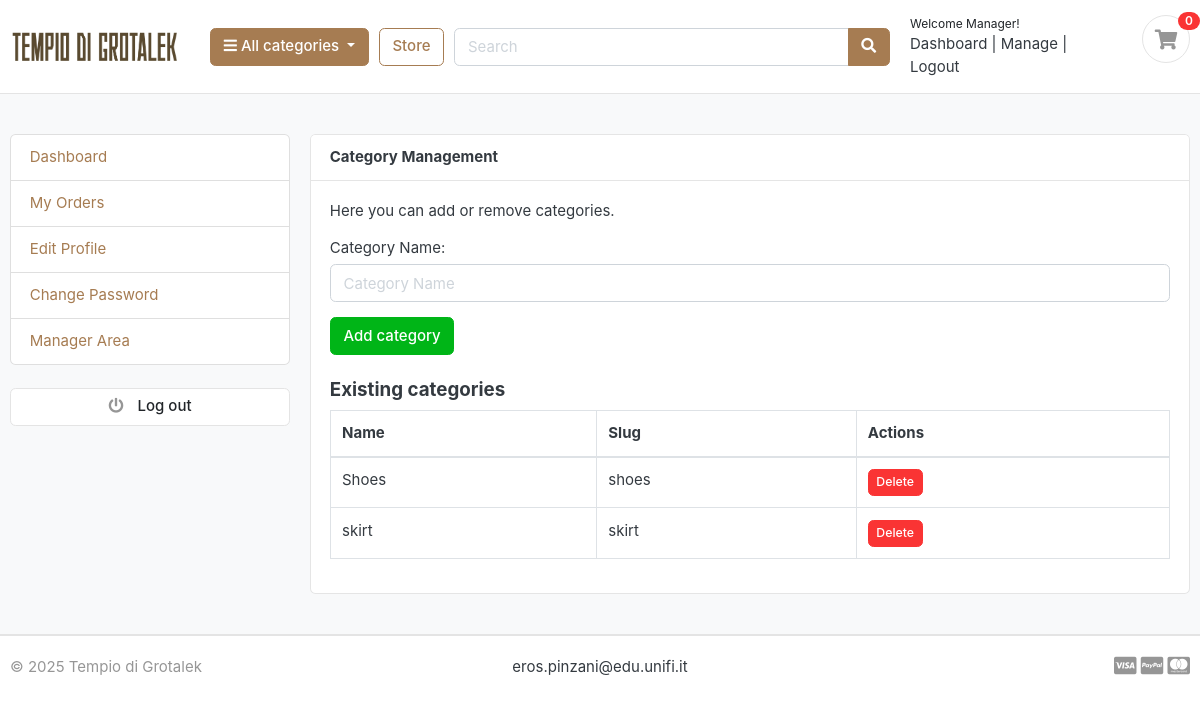
Page /accounts/manager_categories/ (signed in) on the committed database.
### Accounts/models.py (models this page shows, shortened)
class Account(AbstractBaseUser):
    first_name = models.CharField(max_length=50)
    last_name = models.CharField(max_length=50)
    username = models.CharField(max_length=50, unique=True)
    email = models.EmailField(max_length=100, unique=True)
    phone_number = models.CharField(max_length=50)
    date_joined = models.DateTimeField(auto_now_add=True)
    last_login = models.DateTimeField(auto_now_add=True)
    is_admin = models.BooleanField(default=False)
    is_staff = models.BooleanField(default=False)
    is_active = models.BooleanField(default=False)
    is_superadmin = models.BooleanField(default=False)
    is_manager = models.BooleanField(default=False)  # True se utente è manager
    USERNAME_FIELD = 'email'
    REQUIRED_FIELDS = ['username', 'first_name', 'last_name']
    objects = MyAccountManager()

### Category/models.py (models this page shows, shortened)
class Category(models.Model):
    category_name = models.CharField(max_length=50, unique=True)
    slug = models.SlugField(max_length=100, unique=True)
    class Meta:
        verbose_name = 'Category'
        verbose_name_plural = 'Categories'
    def get_url(self):
        return reverse('products_by_category', args=[self.slug])

### Accounts/views.py (the view)
# urls.py: path('manager_categories/', views.manager_categories, name='manager_categories'),
@login_required(login_url='login')
def manager_categories(request):
    if not request.user.is_authenticated or not request.user.is_manager:
        return redirect('dashboard')
    categories = Category.objects.all().order_by('category_name')
    if request.method == 'POST':
        if 'add_category' in request.POST:
            form = CategoryForm(request.POST)
            if form.is_valid():
                category = form.save(commit=False)
                category.slug = slugify(category.category_name)
                category.save()
                messages.success(request, 'Category added successfully.')
                return redirect('manager_categories')
        elif 'delete_category' in request.POST:
            category_id = request.POST.get('category_id')
            category = Category.objects.get(id=category_id)
            category.delete()
            messages.success(request, 'Category and all related products have been deleted.')
            return redirect('manager_categories')
    else:
        form = CategoryForm()
    context = {
        'categories': categories,
        'form': form,
    }
    return render(request, 'accounts/manager_categories.html', context)

### Accounts/forms.py
class CategoryForm(forms.ModelForm):
    class Meta:
        model = Category
        fields = ['category_name']  # Rimuovo lo slug dal form
        labels = {
            'category_name': 'Category Name',
        }
        widgets = {
            'category_name': forms.TextInput(attrs={'class': 'form-control', 'placeholder': 'Category Name'}),
        }

### Carts/context_processors.py (called while the page is built)
def counter(request):
    cart_count = 0
    if 'admin' in request.path:
        return {}
    else:
        try:
            cart = Cart.objects.filter(cart_id=_cart_id(request))
            if request.user.is_authenticated:
                cart_items = CartItem.objects.all().filter(user=request.user)
            else:
                cart_items = CartItem.objects.all().filter(cart=cart[:1])
            for cart_item in cart_items:
                cart_count += cart_item.quantity
        except Cart.DoesNotExist:
            cart_count = 0
    return dict(cart_count=cart_count)

### Carts/views.py (called while the page is built)
def _cart_id(request):
    cart = request.session.session_key
    if not cart:
        cart = request.session.create()
    return cart

### Category/context_processors.py (called while the page is built)
def menu_links(request):
    links = Category.objects.all()
    return dict(links=links)

### templates/accounts/manager_categories.html (shortened to what this page needs)
{% extends 'base.html' %}
{% block content %}
<section class="section-conten padding-y bg">
    <div class="container">
        <div class="row">
            {% include 'includes/dashboard_sidebar.html' %}
            <main class="col-md-9">
                <article class="card">
                    <header class="card-header">
                        <strong>Category Management</strong>
                    </header>
                    <div class="card-body">
                        <p>Here you can add or remove categories.</p>
                        <form method="post" class="mb-4">
                            {{ form.as_p }}
                            <button type="submit" name="add_category" class="btn btn-success">Add category</button>
                        </form>
                        <h5>Existing categories</h5>
                        <table class="table table-bordered">
                            <thead>
                                <tr>
                                    <th>Name</th>
                                    <th>Slug</th>
                                    <th>Actions</th>
                                </tr>
                            </thead>
                            <tbody>
                                {% for category in categories %}
                                <tr>
                                    <td>{{ category.category_name }}</td>
                                    <td>{{ category.slug }}</td>
                                    <td>
                                        <form method="post" style="display:inline;">
                                            <button type="submit" name="delete_category" class="btn btn-danger btn-sm" onclick="return confirm('Are you sure you want to delete this category and all related products?');">Delete</button>
                                        </form>
                                    </td>
                                </tr>
                                {% empty %}
                                <tr><td colspan="3">No categories found.</td></tr>
                                {% endfor %}
                            </tbody>
                        </table>
                    </div>
                </article>
            </main>
        </div>
    </div>
</section>
{% endblock %}

### templates/includes/navbar.html (shortened to what this page needs)
{% load static %}
<header class="section-header">
    <section class="header-main border-bottom navbar-texture">
        <div class="container">
            <div class="row align-items-center">
                <div class="col-lg-2 col-md-3 col-6">
                    <a href="{% url 'home' %}" class="brand-wrap">
                        <img class="logo" src="{% static '/images/Tempio_di_Grotalek.png' %}" alt="Logo">
                    </a>
                </div>
                <div class="col-lg col-sm col-md col-6 flex-grow-0">
                    <div class="category-wrap dropdown d-inline-block float-right">
                        <button type="button" class="btn btn-primary dropdown-toggle" data-toggle="dropdown">
                            <i class="fa fa-bars"></i> All categories
                        </button>
                    </div>
                </div>
                <a href="{% url 'store' %}" class="btn btn-outline-primary">Store</a>
                <div class="col-lg  col-md-6 col-sm-12 col">
                    <form action="{% url 'search' %}" class="search" method='GET'>
                        <div class="input-group w-100">
                            <input type="text" class="form-control" style="width:60%;" placeholder="Search"
                                   name="keyword">
                            <div class="input-group-append">
                                <button class="btn btn-primary" type="submit">
                                    <i class="fa fa-search"></i>
                                </button>
                            </div>
                        </div>
                    </form>
                </div>
                <div class="col-lg-3 col-sm-6 col-8 order-2 order-lg-3">
                    <div class="d-flex justify-content-end mb-3 mb-lg-0">
                        {% if user.id is None %}
                            <div class="widget-header">
                                <small class="title text-dark">Welcome guest!</small>
                                <div>
                                    <a href="{% url 'login' %}">Sign in</a> <span class="dark-transp"> | </span>
                                    <a href="{% url 'register' %}"> Register</a>
                                </div>
                            </div>
                        {% else %}
                            <div class="widget-header">
                                <small class="title text-dark">Welcome {{ user.first_name }}!</small>
                                <div>
                                    <a href="{% url 'dashboard' %}">Dashboard</a> <span class="dark-transp"> | </span>
                                    {% if user.is_manager %}
                                        <a href="{% url 'manager_dashboard' %}">Manage</a> <span class="dark-transp"> | </span>
                                    {% endif %}
                                    <a href="{% url 'logout' %}"> Logout</a>
                                </div>
                            </div>
                        {% endif %}
                        <a href="{% url 'cart' %}" class="widget-header pl-3 ml-3">
                            <div class="icon icon-sm rounded-circle border"><i class="fa fa-shopping-cart"></i></div>
                            <span class="badge badge-pill badge-danger notify">{{ cart_count }}</span>
                        </a>
                    </div>
                </div>
            </div>
        </div>
    </section>
</header>

### Ecommerce/static/css/ui.css (style rules this page uses)
html { font-family: "Inter", sans-serif; font-size: 15px; }
.icon-xs, .icon-sm, .icon-md, .icon-lg { display: inline-block; text-align: center; flex-shrink: 0; flex-grow: 0; }
.icon-sm { width: 48px; height: 48px; line-height: 48px !important; font-size: 20px; }
.padding-y { padding-top: 40px; padding-bottom: 40px; }
article:after, .form-group:after { display: block; clear: both; content: ""; }
.bg { background-color: #f8f9fa; }
.header-main { position: relative; padding-top: 1rem; padding-bottom: 1rem; }
.brand-wrap .logo, .navbar-brand .logo { margin-right: 7px; max-height: 42px; display: inline-block; }
.widget-header { display: inline-block; vertical-align: middle; position: relative; }
.widget-header a { color: #343a40; }
.widget-header i { color: #969696; }
.widget-header .title { display: block; }
.widget-header .notify { position: absolute; top: -3px; right: -10px; }
.notify { position: absolute; top: -4px; right: -10px; display: inline-block; padding: 0.25em 0.6em; font-size: 12px; line-height: 1; text-align: center; border-radius: 3rem; color: #fff; background-color: #fa3434; }
.navbar-texture, .footer-texture { background-image: url('../images/navbar-bg.png'); background-size: cover; background-repeat: repeat; }

### rows in the picture
Account: first_name "Manager"
Category: category_name "Shoes", slug "shoes"
Category: category_name "skirt", slug "skirt"

### other values in the picture
{{ cart_count }} "0"
